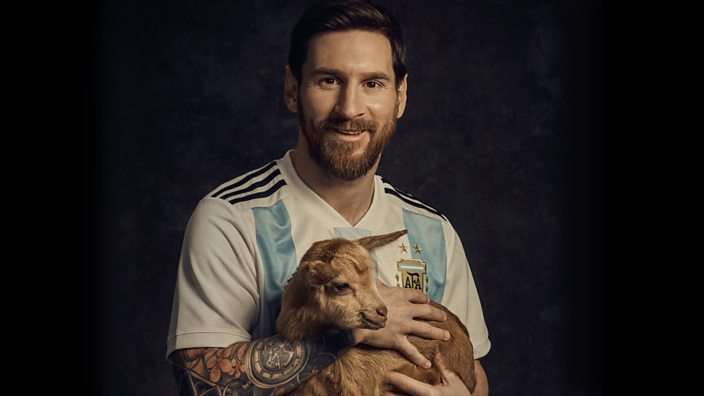
#> input picture Messi.jpg, 704 x 396 px
$ jupyter execute 'HaaR Cascades.ipynb'
#> lines starting #> are read from the running program, lines starting #| are printed output that depends on the picture; after the words box and inside, x2 and y2 are one past the last pixel; in counts of white or black regions, pixels touching at a corner belong together
[cell 1]
import cv2

# Load the pre-trained Haar Cascade model
face_cascade = cv2.CascadeClassifier('cascades.xml')


# Load the image and convert it to grayscale
image = cv2.imread('Messi.jpg')
#> image is the input picture: shape (396, 704, 3); mean B, G, R 33, 34.3, 40.2

gray = cv2.cvtColor(image, cv2.COLOR_BGR2GRAY)
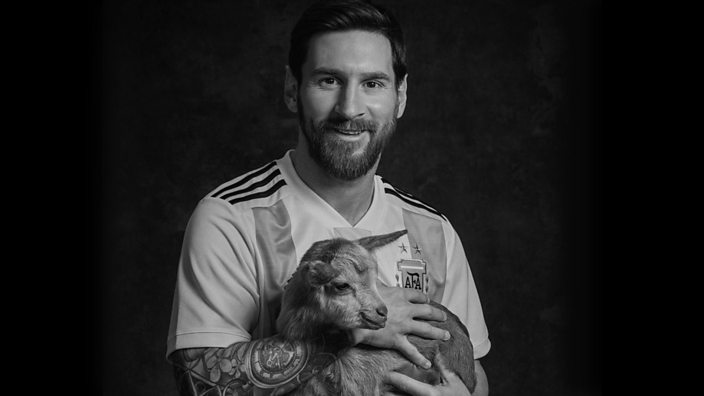
#> gray: shape (396, 704); min 0, max 221, mean 35.9

# Perform face detection
faces = face_cascade.detectMultiScale(gray, scaleFactor=1.1, minNeighbors=5, minSize=(30, 30))
#> faces = [[289, 34, 122, 122]]

# Draw rectangles around the detected faces
for (x, y, w, h) in faces:
    cv2.rectangle(image, (x, y), (x+w, y+h), (0, 255, 0), 2)
#> this loop made 1 pass
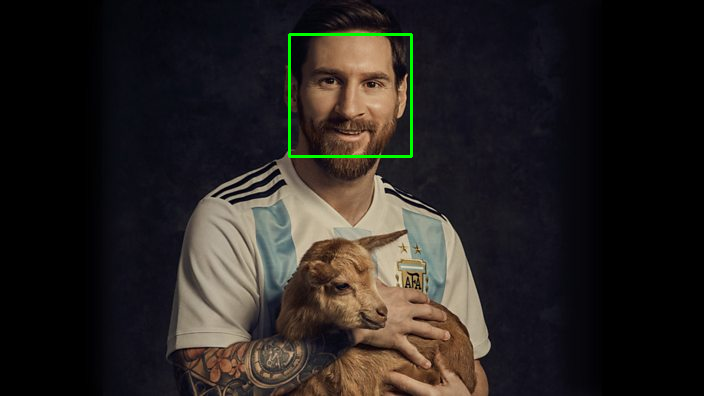
#> image: shape (396, 704, 3); 0.52% of pixels changed, all inside (x1, y1, x2, y2) = (288, 33, 413, 158)

# Display the output
cv2.imshow('Detected Faces', image)
cv2.waitKey(0)
cv2.destroyAllWindows()
